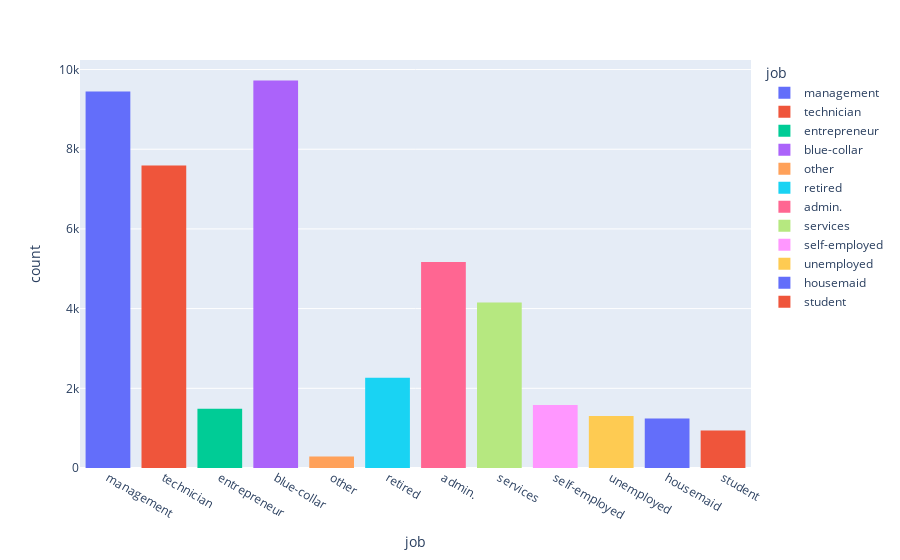

This figure's notebook cell:
### Code cell
px.histogram(data, x="job", color="job")

### Figure 1 — Plotly figure (JSON) as saved in the notebook; plotly's stock layout.template omitted (floating-point values rounded to 4 significant figures; data arrays with more than 128 entries replaced by an {"elided": "..."} marker saying what was removed)
{"data": [{"alignmentgroup": "True", "bingroup": "x", "hovertemplate": "job=%{x}<br>count=%{y}<extra></extra>", "legendgroup": "management", "marker": {"color": "#636efa"}, "name": "management", "offsetgroup": "management", "orientation": "v", "showlegend": true, "type": "histogram", "x": {"elided": "9450 str values"}, "xaxis": "x", "yaxis": "y"}, {"alignmentgroup": "True", "bingroup": "x", "hovertemplate": "job=%{x}<br>count=%{y}<extra></extra>", "legendgroup": "technician", "marker": {"color": "#EF553B"}, "name": "technician", "offsetgroup": "technician", "orientation": "v", "showlegend": true, "type": "histogram", "x": {"elided": "7593 str values"}, "xaxis": "x", "yaxis": "y"}, {"alignmentgroup": "True", "bingroup": "x", "hovertemplate": "job=%{x}<br>count=%{y}<extra></extra>", "legendgroup": "entrepreneur", "marker": {"color": "#00cc96"}, "name": "entrepreneur", "offsetgroup": "entrepreneur", "orientation": "v", "showlegend": true, "type": "histogram", "x": {"elided": "1487 str values"}, "xaxis": "x", "yaxis": "y"}, {"alignmentgroup": "True", "bingroup": "x", "hovertemplate": "job=%{x}<br>count=%{y}<extra></extra>", "legendgroup": "blue-collar", "marker": {"color": "#ab63fa"}, "name": "blue-collar", "offsetgroup": "blue-collar", "orientation": "v", "showlegend": true, "type": "histogram", "x": {"elided": "9727 str values"}, "xaxis": "x", "yaxis": "y"}, {"alignmentgroup": "True", "bingroup": "x", "hovertemplate": "job=%{x}<br>count=%{y}<extra></extra>", "legendgroup": "other", "marker": {"color": "#FFA15A"}, "name": "other", "offsetgroup": "other", "orientation": "v", "showlegend": true, "type": "histogram", "x": {"elided": "288 str values"}, "xaxis": "x", "yaxis": "y"}, {"alignmentgroup": "True", "bingroup": "x", "hovertemplate": "job=%{x}<br>count=%{y}<extra></extra>", "legendgroup": "retired", "marker": {"color": "#19d3f3"}, "name": "retired", "offsetgroup": "retired", "orientation": "v", "showlegend": true, "type": "histogram", "x": {"elided": "2263 str values"}, "xaxis": "x", "yaxis": "y"}, {"alignmentgroup": "True", "bingroup": "x", "hovertemplate": "job=%{x}<br>count=%{y}<extra></extra>", "legendgroup": "admin.", "marker": {"color": "#FF6692"}, "name": "admin.", "offsetgroup": "admin.", "orientation": "v", "showlegend": true, "type": "histogram", "x": {"elided": "5171 str values"}, "xaxis": "x", "yaxis": "y"}, {"alignmentgroup": "True", "bingroup": "x", "hovertemplate": "job=%{x}<br>count=%{y}<extra></extra>", "legendgroup": "services", "marker": {"color": "#B6E880"}, "name": "services", "offsetgroup": "services", "orientation": "v", "showlegend": true, "type": "histogram", "x": {"elided": "4151 str values"}, "xaxis": "x", "yaxis": "y"}, {"alignmentgroup": "True", "bingroup": "x", "hovertemplate": "job=%{x}<br>count=%{y}<extra></extra>", "legendgroup": "self-employed", "marker": {"color": "#FF97FF"}, "name": "self-employed", "offsetgroup": "self-employed", "orientation": "v", "showlegend": true, "type": "histogram", "x": {"elided": "1579 str values"}, "xaxis": "x", "yaxis": "y"}, {"alignmentgroup": "True", "bingroup": "x", "hovertemplate": "job=%{x}<br>count=%{y}<extra></extra>", "legendgroup": "unemployed", "marker": {"color": "#FECB52"}, "name": "unemployed", "offsetgroup": "unemployed", "orientation": "v", "showlegend": true, "type": "histogram", "x": {"elided": "1303 str values"}, "xaxis": "x", "yaxis": "y"}, {"alignmentgroup": "True", "bingroup": "x", "hovertemplate": "job=%{x}<br>count=%{y}<extra></extra>", "legendgroup": "housemaid", "marker": {"color": "#636efa"}, "name": "housemaid", "offsetgroup": "housemaid", "orientation": "v", "showlegend": true, "type": "histogram", "x": {"elided": "1240 str values"}, "xaxis": "x", "yaxis": "y"}, {"alignmentgroup": "True", "bingroup": "x", "hovertemplate": "job=%{x}<br>count=%{y}<extra></extra>", "legendgroup": "student", "marker": {"color": "#EF553B"}, "name": "student", "offsetgroup": "student", "orientation": "v", "showlegend": true, "type": "histogram", "x": {"elided": "938 str values"}, "xaxis": "x", "yaxis": "y"}], "layout": {"barmode": "relative", "legend": {"title": {"text": "job"}, "tracegroupgap": 0}, "margin": {"t": 60}, "xaxis": {"anchor": "y", "categoryarray": ["management", "technician", "entrepreneur", "blue-collar", "other", "retired", "admin.", "services", "self-employed", "unemployed", "housemaid", "student"], "categoryorder": "array", "domain": [0, 1], "title": {"text": "job"}}, "yaxis": {"anchor": "x", "domain": [0, 1], "title": {"text": "count"}}}}
